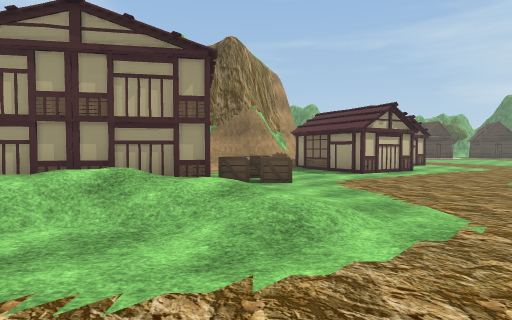
view 1 (above)

24 first-person views from a walk through a 3-D level made in the Unity game engine. The camera is 1.3 m above the floor, tilts 2° down and sees 80° across. The floor is counted in squares, 2 m on a side. Each view is taken from the middle of a square. On the plan, view 1 faces up. The plan holds only what a view shows up to about 10 squares ahead; the rest is blank. The place goes on beyond the plan. Some animated figures are not drawn. Some surface patterns are stand-ins.

view 2
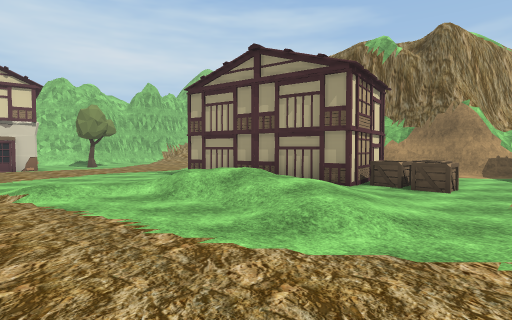

view 3
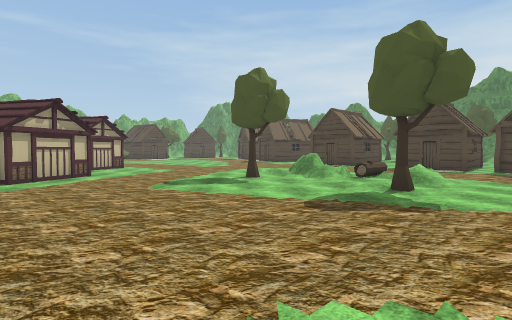

view 4
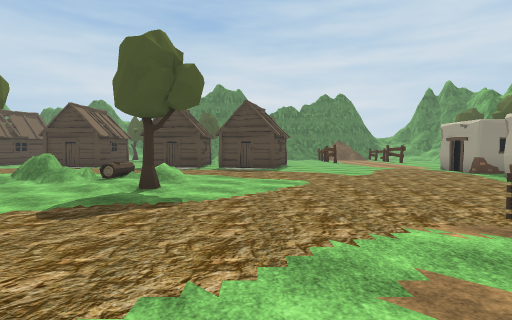

view 5
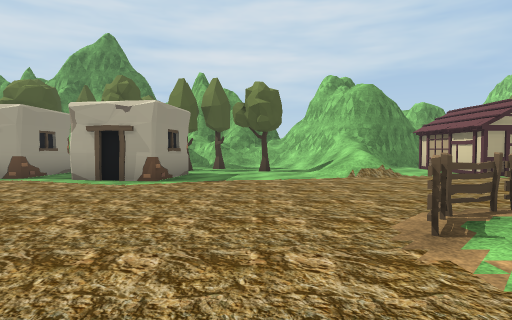

view 6
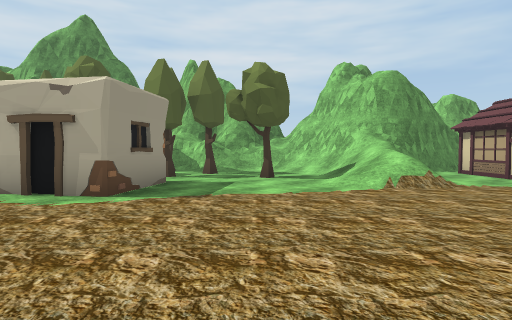

view 7
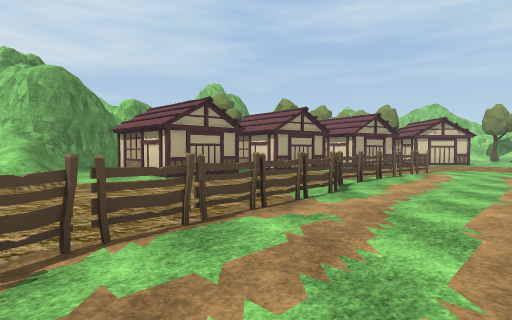

view 8
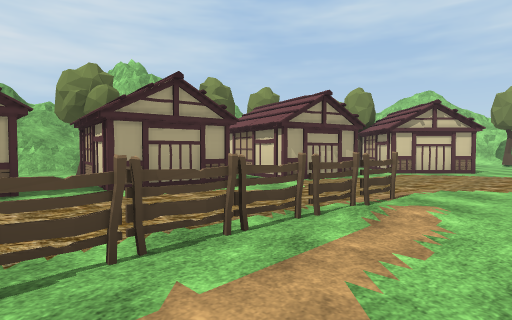

view 9
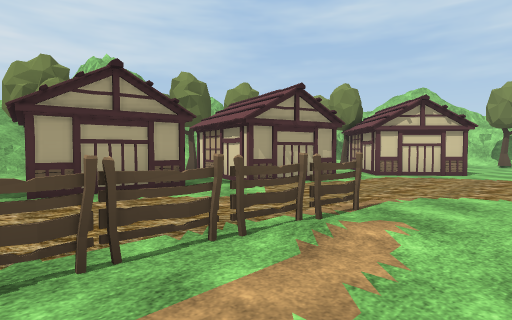

view 10
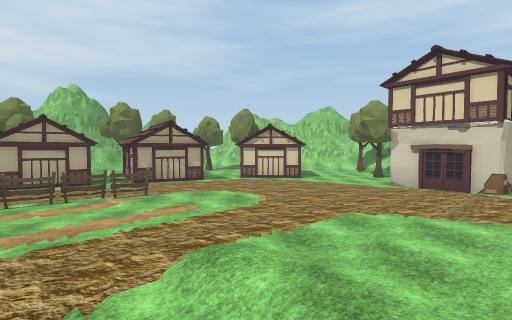

view 11
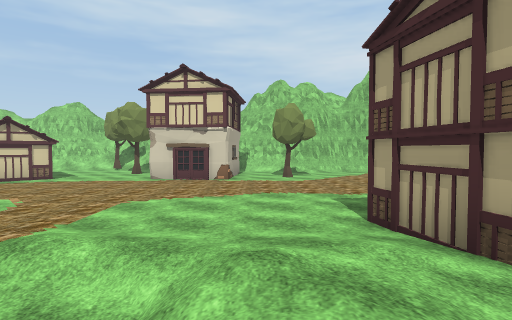

view 12
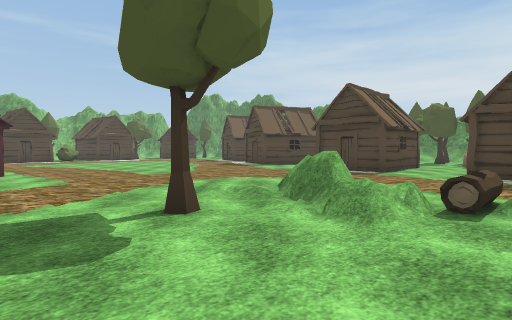

view 13
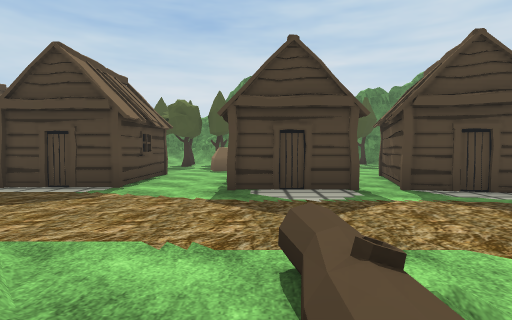

view 14
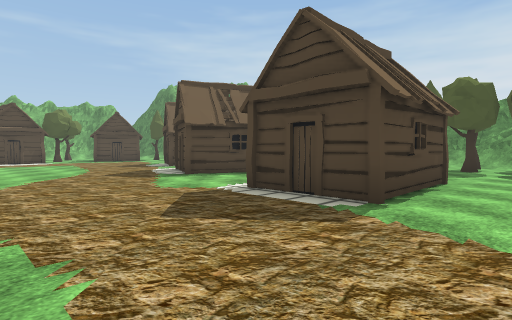

view 15
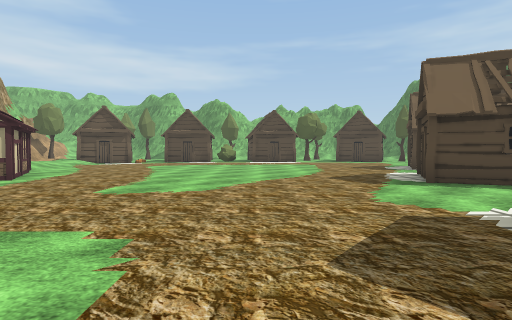

view 16
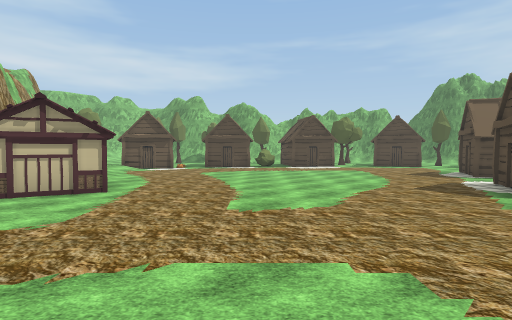

view 17
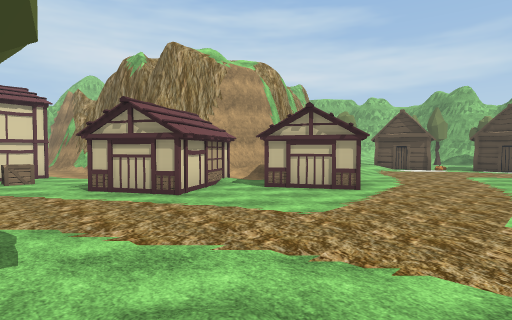

view 18
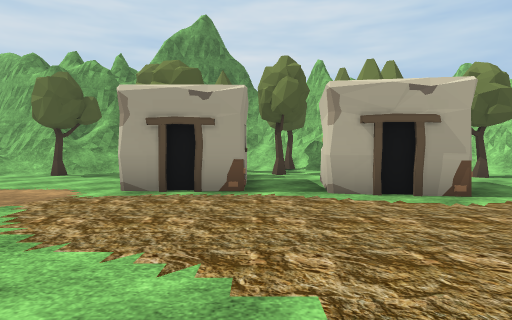

view 19
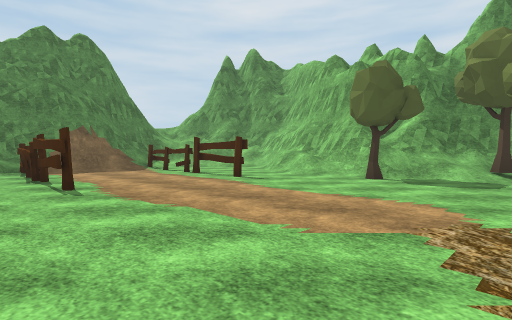

view 20
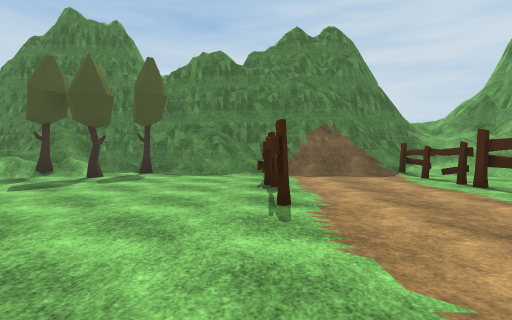

view 21
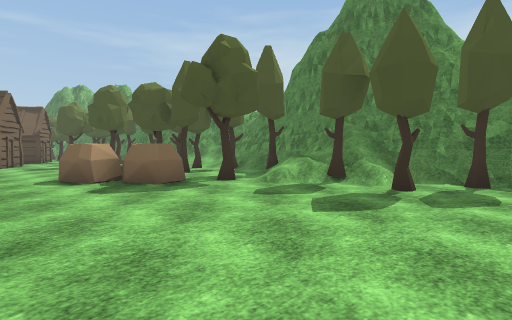

view 22
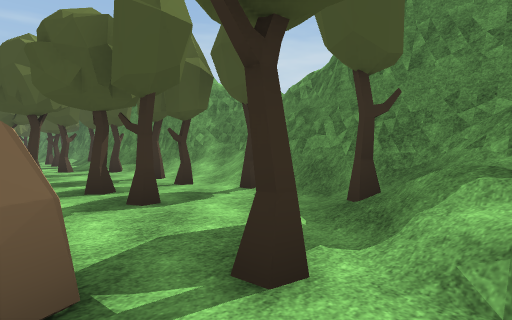

view 23
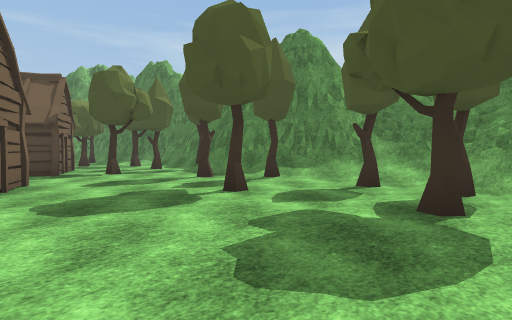

view 24
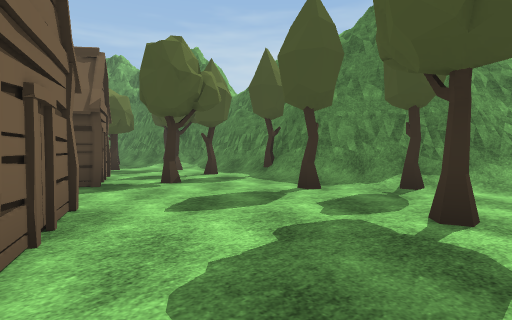

### Floor plan
Key: @ floor where view 1 was taken; # wall or solid block; . floor; / step, stairs or slope; = window, fence, low wall or low ledge; H house; C crate; T tree; L log; U hut; F fence; R rock; O other object.
Columns run from 11 left of view 1 to 25 right of it. Each row starts with its distance up from view 1.
 17                   ...  ..      U.../#
 16                 /...........UU U..T/#
 15                 /............ UU...##
 14                 HH.........U  ..T./T
 13                  H.........UUUU.../#
 12             # /.HHH........U U...T/##
 11          ####HH/............ U....T/#
 10          #///H H............ ...T../#
  9           .... H...........  ......//
  8          #....H...........U U.....T//
  7          ##C........//....UUU....TT/#
  6 ....     ##C.......T///..........T.T#
  5 ......####//........==........R..../#
  4 ......./////......../L....UUU.RR../=#
  3 .......//////.....././....  U...T/T##
  2 #......//../.......T//...........///#
  1 H......//.................UU.....T//#
  0 O..........@./...........U  U....T/##
 -1 ............./..........   U......T##
 -2 ........................    ....../##
 -3 ...........FFFFF................../=#
 -4 H.....FFFFF...................FFOO/##
 -5  H................................/#
 -6 H. HHH............................/#
 -7 T. H..HHH.....//...O#..##........./##
 -8    HH.  H. H..//...##..  .....FFOOO=#
 -9    TH   H  H.///.T.T .. OT......../=#
-10     T   . HH.///..T..T.  ./T#//. ////
-11         T. .###//...TT.T T/=###    ##
-12        /=#### ######=//  ####      #
-13        #=#               ##
-14        ###

Positions as (right, up) in squares from view 1, and headings:
1: (0, 0), facing up
2: (2, 0), facing up-left
3: (2, 0), facing up-right
4: (2, 0), facing right
5: (6, 0), facing down
6: (6, -2), facing down
7: (4, -1), facing down-left
8: (-1, -2), facing down-left
9: (-2, -2), facing down-left
10: (-2, 3), facing down-left
11: (-1, 3), facing left
12: (6, 3), facing up-right
13: (9, 4), facing right
14: (11, 5), facing up-right
15: (12, 6), facing up
16: (10, 6), facing up
17: (10, 6), facing up-left
18: (11, -2), facing down
19: (13, -3), facing down-right
20: (15, -4), facing right
21: (17, -2), facing up-right
22: (20, 2), facing up-right
23: (18, 6), facing up-right
24: (18, 9), facing up-right
